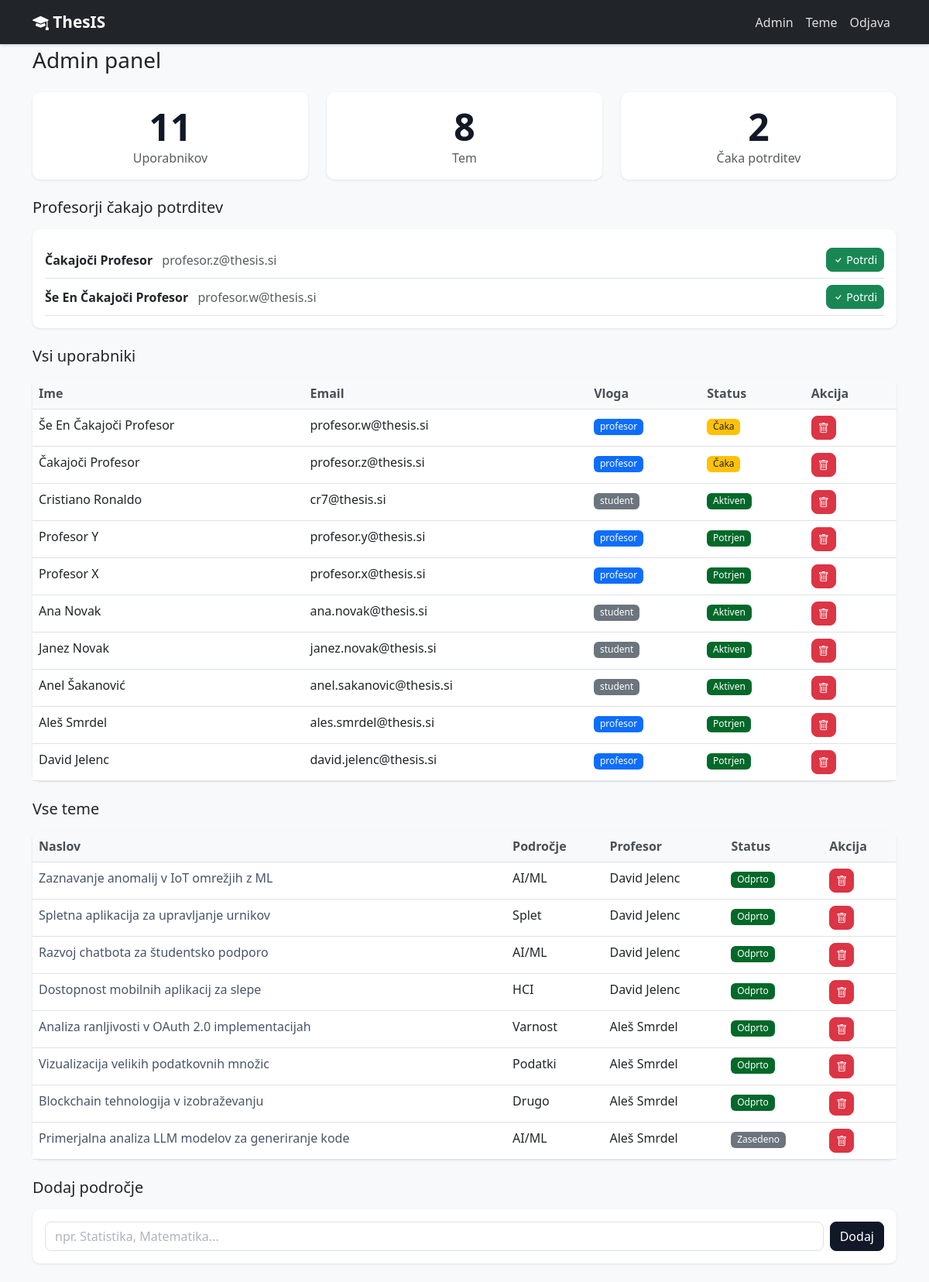
/admin.php (signed in), run on the app's committed database.
### tables this page shows
CREATE TABLE `users` (
  `id` int(11) NOT NULL,
  `name` varchar(100) NOT NULL,
  `email` varchar(100) NOT NULL,
  `password` varchar(255) NOT NULL,
  `role` enum('student','profesor','admin') NOT NULL DEFAULT 'student',
  `confirmed` tinyint(1) NOT NULL DEFAULT 1,
  `created_at` timestamp NOT NULL DEFAULT current_timestamp()
);

CREATE TABLE `topics` (
  `id` int(11) NOT NULL,
  `title` varchar(200) NOT NULL,
  `description` text NOT NULL,
  `required_skills` varchar(200) DEFAULT NULL,
  `status` enum('open','taken') NOT NULL DEFAULT 'open',
  `professor_id` int(11) NOT NULL,
  `subject_id` int(11) NOT NULL,
  `created_at` timestamp NOT NULL DEFAULT current_timestamp()
);

CREATE TABLE `subjects` (
  `id` int(11) NOT NULL,
  `name` varchar(100) NOT NULL
);

### admin.php (the view, shortened to what this page needs)
<?php
require_once 'config.php';
require_once 'header.php';
$stmt = $pdo->query('SELECT COUNT(*) as total FROM users')->fetch();
$total_users = $stmt['total'];
$stmt = $pdo->query('SELECT COUNT(*) as total FROM topics')->fetch();
$total_topics = $stmt['total'];
$stmt = $pdo->query('SELECT COUNT(*) as total FROM users WHERE confirmed = 0')->fetch();
$pending_profs = $stmt['total'];
$stmt = $pdo->query('
    SELECT * FROM users
    WHERE role = "profesor" AND confirmed = 0
');
$unconfirmed = $stmt->fetchAll();
$stmt = $pdo->query('
    SELECT u.*,
    (SELECT COUNT(*) FROM topics WHERE professor_id = u.id) as topic_count
    FROM users u WHERE u.role != "admin"
    ORDER BY u.created_at DESC
');
$users = $stmt->fetchAll();
$stmt = $pdo->query('
    SELECT t.*, s.name as subject_name, u.name as professor_name
    FROM topics t JOIN subjects s ON t.subject_id = s.id
    JOIN users u ON t.professor_id = u.id
    ORDER BY t.created_at DESC
');
$topics = $stmt->fetchAll();
?>
<h3 class="mb-4">Admin panel</h3>
<div class="row mb-4">
    <div class="col-md-4">
        <div class="card text-center p-3">
            <div class="display-5 fw-bold text-primary"><?= $total_users ?></div>
            <div class="text-muted">Uporabnikov</div>
        </div>
    </div>
    <div class="col-md-4">
        <div class="card text-center p-3">
            <div class="display-5 fw-bold text-primary"><?= $total_topics ?></div>
            <div class="text-muted">Tem</div>
        </div>
    </div>
    <div class="col-md-4">
        <div class="card text-center p-3">
            <div class="display-5 fw-bold
                <?= $pending_profs > 0 ? 'text-danger' : 'text-primary' ?>">
                <?= $pending_profs ?>
            </div>
            <div class="text-muted">Čaka potrditev</div>
        </div>
    </div>
</div>
<?php if (!empty($unconfirmed)): ?>
    <h5 class="mb-3">Profesorji čakajo potrditev</h5>
    <div class="card mb-4">
        <div class="card-body">
            <?php foreach ($unconfirmed as $u): ?>
                <div class="d-flex justify-content-between align-items-center py-2 border-bottom">
                    <div>
                        <strong><?= htmlspecialchars($u['name']) ?></strong>
                        <span class="text-muted ms-2"><?= htmlspecialchars($u['email']) ?></span>
                    </div>
                    <form method="POST">
                        <button type="submit" class="btn btn-success btn-sm">
                            <i class="bi bi-check"></i> Potrdi
                        </button>
                    </form>
                </div>
            <?php endforeach; ?>
        </div>
    </div>
<?php endif; ?>
<h5 class="mb-3">Vsi uporabniki</h5>
<div class="card mb-4">
    <div class="table-responsive">
        <table class="table table-hover mb-0">
            <thead class="table-light">
                <tr>
                    <th>Ime</th>
                    <th>Email</th>
                    <th>Vloga</th>
                    <th>Status</th>
                    <th>Akcija</th>
                </tr>
            </thead>
            <tbody>
                <?php foreach ($users as $u): ?>
                    <tr>
                        <td><?= htmlspecialchars($u['name']) ?></td>
                        <td><?= htmlspecialchars($u['email']) ?></td>
                        <td>
                            <span class="badge <?= $u['role'] === 'profesor' ? 'bg-primary' : 'bg-secondary' ?>">
                                <?= $u['role'] ?>
                            </span>
                        </td>
                        <td>
                            <?php if ($u['role'] === 'profesor'): ?>
                                <span class="badge <?= $u['confirmed'] ? 'bg-success' : 'bg-warning text-dark' ?>">
                                    <?= $u['confirmed'] ? 'Potrjen' : 'Čaka' ?>
                                </span>
                            <?php else: ?>
                                <span class="badge bg-success">Aktiven</span>
                            <?php endif; ?>
                        </td>
                        <td>
                            <form method="POST" onsubmit="return confirm('Res izbrišeš?')">
                                <button type="submit" class="btn btn-danger btn-sm">
                                    <i class="bi bi-trash"></i>
                                </button>
                            </form>
                        </td>
                    </tr>
                <?php endforeach; ?>
            </tbody>
        </table>
    </div>
</div>
<h5 class="mb-3">Vse teme</h5>
<div class="card mb-4">
    <div class="table-responsive">
        <table class="table table-hover mb-0">
            <thead class="table-light">
                <tr>
                    <th>Naslov</th>
                    <th>Področje</th>
                    <th>Profesor</th>
                    <th>Status</th>
                    <th>Akcija</th>
                </tr>
            </thead>
            <tbody>
                <?php foreach ($topics as $t): ?>
                    <tr>
                        <td>
                            <a href="topic_detail.php?id=<?= $t['id'] ?>" class="text-decoration-none">
                                <?= htmlspecialchars($t['title']) ?>
                            </a>
                        </td>
                        <td><?= htmlspecialchars($t['subject_name']) ?></td>
                        <td><?= htmlspecialchars($t['professor_name']) ?></td>
                        <td>
                            <span class="badge <?= $t['status'] === 'open' ? 'bg-success' : 'bg-secondary' ?>">
                                <?= $t['status'] === 'open' ? 'Odprto' : 'Zasedeno' ?>
                            </span>
                        </td>
                        <td>
                            <form method="POST" onsubmit="return confirm('Res izbrišeš temo?')">
                                <button type="submit" class="btn btn-danger btn-sm">
                                    <i class="bi bi-trash"></i>
                                </button>
                            </form>
                        </td>
                    </tr>
                <?php endforeach; ?>
            </tbody>
        </table>
    </div>
</div>
<h5 class="mb-3">Dodaj področje</h5>
<div class="card mb-4">
    <div class="card-body">
        <form method="POST" class="d-flex gap-2">
            <input type="text" name="subject_name" class="form-control" placeholder="npr. Statistika, Matematika...">
            <button type="submit" class="btn btn-primary">Dodaj</button>
        </form>
    </div>
</div>
<?php require_once 'footer.php'; ?>

### public/css/style.css (style rules this page uses)
* { font-family: system-ui, "Segoe UI", Roboto, sans-serif; }
body { background-color: #f8f9fa; }
.card { border: none; box-shadow: 0 1px 3px rgba(0,0,0,0.1); border-radius: 10px; transition: box-shadow 0.2s; }
.badge { font-weight: 500; }
.btn { border-radius: 8px; }
.form-control, .form-select { border-radius: 8px; }
.display-4, .display-5 { font-weight: 700; }
a { color: #0d6efd; }
.table th { font-weight: 600; color: #495057; }
::placeholder { color: #adb5bd !important; font-weight: 500; }
.btn-primary { background-color: #111827 !important; border-color: #111827 !important; color: white !important; }
.badge.bg-success { background-color: #111827 !important; }
.display-4, .display-5 { color: #111827 !important; }
.text-primary { color: #111827 !important; }
.badge.bg-success { background-color: #03692a !important; }
a { color: #475569 !important; }

### data on the page
users: name "Čakajoči Profesor", email "profesor.z@thesis.si", role "profesor", confirmed "Čaka"
users: name "Še En Čakajoči Profesor", email "profesor.w@thesis.si", role "profesor", confirmed "Čaka"
users: name "Cristiano Ronaldo", email "cr7@thesis.si", role "student", shows "Aktiven"
users: name "Profesor Y", email "profesor.y@thesis.si", role "profesor", confirmed "Potrjen"
users: name "Profesor X", email "profesor.x@thesis.si", role "profesor", confirmed "Potrjen"
users: name "Ana Novak", email "ana.novak@thesis.si", role "student", shows "Aktiven"
users: name "Janez Novak", email "janez.novak@thesis.si", role "student", shows "Aktiven"
users: name "Anel Šakanović", email "anel.sakanovic@thesis.si", role "student", shows "Aktiven"
users: name "Aleš Smrdel", email "ales.smrdel@thesis.si", role "profesor", confirmed "Potrjen"
users: name "David Jelenc", email "david.jelenc@thesis.si", role "profesor", confirmed "Potrjen"
topics: title "Zaznavanje anomalij v IoT omrežjih z ML", subject.name "AI/ML", professor.name "David Jelenc", status "Odprto"
topics: title "Spletna aplikacija za upravljanje urnikov", subject.name "Splet", professor.name "David Jelenc", status "Odprto"
topics: title "Razvoj chatbota za študentsko podporo", subject.name "AI/ML", professor.name "David Jelenc", status "Odprto"
topics: title "Dostopnost mobilnih aplikacij za slepe", subject.name "HCI", professor.name "David Jelenc", status "Odprto"
topics: title "Analiza ranljivosti v OAuth 2.0 implementacijah", subject.name "Varnost", professor.name "Aleš Smrdel", status "Odprto"
topics: title "Vizualizacija velikih podatkovnih množic", subject.name "Podatki", professor.name "Aleš Smrdel", status "Odprto"
topics: title "Blockchain tehnologija v izobraževanju", subject.name "Drugo", professor.name "Aleš Smrdel", status "Odprto"
topics: title "Primerjalna analiza LLM modelov za generiranje kode", subject.name "AI/ML", professor.name "Aleš Smrdel", status "Zasedeno"

### other printed values
$total_users "11"
$total_topics "8"
$pending_profs "2"
